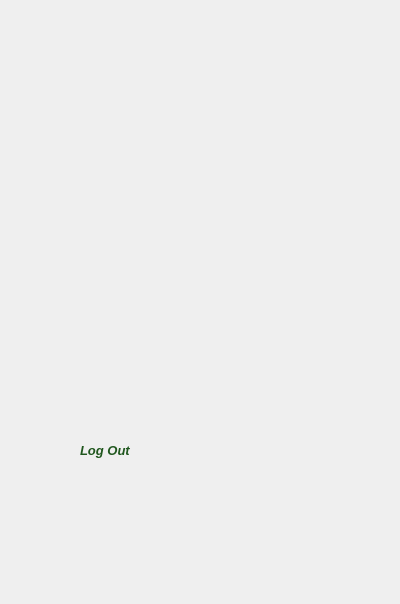
<?xml version="1.0" encoding="UTF-8"?>
<ui version="4.0">
 <class>User</class>
 <widget class="QDialog" name="User">
  <property name="geometry">
   <rect>
    <x>0</x>
    <y>0</y>
    <width>400</width>
    <height>604</height>
   </rect>
  </property>
  <property name="windowTitle">
   <string>SmartShopXpress</string>
  </property>
  <property name="windowIcon">
   <iconset resource="images.qrc">
    <normaloff>:/img/img0/logo3.png</normaloff>:/img/img0/logo3.png</iconset>
  </property>
  <property name="styleSheet">
   <string notr="true">border-image: url(:/img/img0/gbackground.png);</string>
  </property>
  <widget class="QLabel" name="profileLabel">
   <property name="geometry">
    <rect>
     <x>0</x>
     <y>0</y>
     <width>400</width>
     <height>101</height>
    </rect>
   </property>
   <property name="styleSheet">
    <string notr="true">border-image: url(:/img/img0/title2.png);
</string>
   </property>
   <property name="text">
    <string/>
   </property>
  </widget>
  <widget class="QLabel" name="profileiconlabel">
   <property name="geometry">
    <rect>
     <x>10</x>
     <y>140</y>
     <width>61</width>
     <height>61</height>
    </rect>
   </property>
   <property name="styleSheet">
    <string notr="true">border-image: url(:/img/img0/profile2.png);
border-radius:30px;</string>
   </property>
   <property name="text">
    <string/>
   </property>
  </widget>
  <widget class="QLabel" name="usernameLabel">
   <property name="geometry">
    <rect>
     <x>80</x>
     <y>140</y>
     <width>310</width>
     <height>61</height>
    </rect>
   </property>
   <property name="text">
    <string>&lt;html&gt;&lt;head/&gt;&lt;body&gt;&lt;p&gt;&lt;br/&gt;&lt;/p&gt;&lt;/body&gt;&lt;/html&gt;</string>
   </property>
  </widget>
  <widget class="QLabel" name="emailLabel">
   <property name="geometry">
    <rect>
     <x>80</x>
     <y>210</y>
     <width>310</width>
     <height>61</height>
    </rect>
   </property>
   <property name="text">
    <string/>
   </property>
  </widget>
  <widget class="QLabel" name="phoneLabel">
   <property name="geometry">
    <rect>
     <x>80</x>
     <y>280</y>
     <width>310</width>
     <height>61</height>
    </rect>
   </property>
   <property name="text">
    <string/>
   </property>
  </widget>
  <widget class="QLabel" name="genderLabel">
   <property name="geometry">
    <rect>
     <x>80</x>
     <y>350</y>
     <width>310</width>
     <height>61</height>
    </rect>
   </property>
   <property name="text">
    <string/>
   </property>
  </widget>
  <widget class="QPushButton" name="logOutButton">
   <property name="geometry">
    <rect>
     <x>10</x>
     <y>420</y>
     <width>61</width>
     <height>61</height>
    </rect>
   </property>
   <property name="cursor">
    <cursorShape>PointingHandCursor</cursorShape>
   </property>
   <property name="styleSheet">
    <string notr="true">border-image: url(:/img/img0/logouticon.png);
border-radius:30px;</string>
   </property>
   <property name="text">
    <string/>
   </property>
  </widget>
  <widget class="QLabel" name="mailiconlabel">
   <property name="geometry">
    <rect>
     <x>10</x>
     <y>210</y>
     <width>61</width>
     <height>61</height>
    </rect>
   </property>
   <property name="styleSheet">
    <string notr="true">border-radius:30px;
border-image: url(:/img/img0/mailicon.png);</string>
   </property>
   <property name="text">
    <string/>
   </property>
  </widget>
  <widget class="QLabel" name="gendericonlabel">
   <property name="geometry">
    <rect>
     <x>10</x>
     <y>350</y>
     <width>61</width>
     <height>61</height>
    </rect>
   </property>
   <property name="styleSheet">
    <string notr="true">border-radius:30px;
border-image: url(:/img/img0/gendericon.png);</string>
   </property>
   <property name="text">
    <string/>
   </property>
  </widget>
  <widget class="QLabel" name="phoneiconlabel">
   <property name="geometry">
    <rect>
     <x>10</x>
     <y>280</y>
     <width>61</width>
     <height>61</height>
    </rect>
   </property>
   <property name="styleSheet">
    <string notr="true">border-radius:30px;
border-image: url(:/img/img0/phoneicon.png);</string>
   </property>
   <property name="text">
    <string/>
   </property>
  </widget>
  <widget class="QLabel" name="logoutlabel">
   <property name="geometry">
    <rect>
     <x>80</x>
     <y>420</y>
     <width>310</width>
     <height>61</height>
    </rect>
   </property>
   <property name="text">
    <string>&lt;html&gt;&lt;head/&gt;&lt;body&gt;&lt;p&gt;&lt;span style=&quot; font-size:10pt; font-weight:700; font-style:italic; color:#20571e;&quot;&gt;  Log Out&lt;/span&gt;&lt;/p&gt;&lt;/body&gt;&lt;/html&gt;</string>
   </property>
  </widget>
  <widget class="QPushButton" name="mainMenuButton">
   <property name="geometry">
    <rect>
     <x>170</x>
     <y>540</y>
     <width>60</width>
     <height>60</height>
    </rect>
   </property>
   <property name="cursor">
    <cursorShape>PointingHandCursor</cursorShape>
   </property>
   <property name="styleSheet">
    <string notr="true">border-image: url(:/img/img0/menuicon.png);
border-radius:30px;</string>
   </property>
   <property name="text">
    <string/>
   </property>
  </widget>
 </widget>
 <resources>
  <include location="images.qrc"/>
 </resources>
 <connections/>
</ui>
